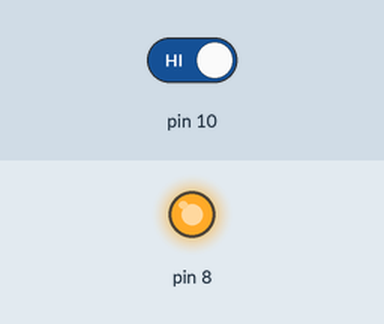
Simulated run of this sketch. Board: Arduino Uno, built with avr-gcc and run on an emulated ATmega328P. On the bench: output pins drawn as LEDs (lit = HIGH). The test bench sets the inputs (shaded band); at power-on: pin 10 HIGH.

Above: at 1.2 s.
1.3 s: pin 10 driven LOW
At 1.9 s:
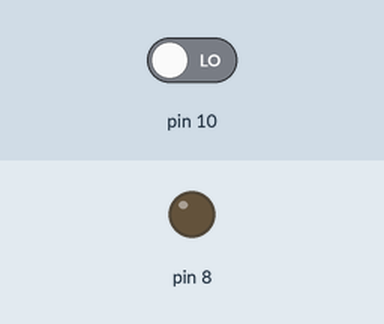
2.9 s: pin 10 driven HIGH
At 4.3 s:
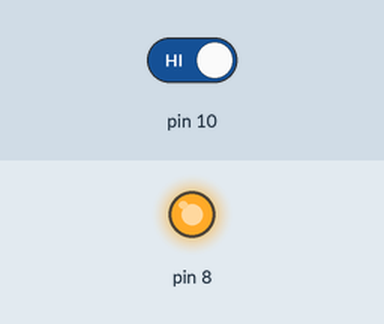
Timing chart, 0 to 5.9 s (numbered marks = the images above; inputs shaded):
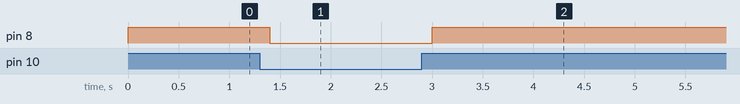

The sketch:

luz_ao_toque.ino
```cpp
// C++ code
//
int sinal = 0;

void setup()
{
  pinMode(10, INPUT);
  pinMode(8, OUTPUT);

  sinal = 0;
}

void loop()
{
  sinal = digitalRead(10);
  if (sinal == 0) {
    digitalWrite(8, LOW);
    sinal = 1;
  } else {
    digitalWrite(8, HIGH);
    sinal = 0;
  }
  delay(200); // Wait for 200 millisecond(s)
}
```

Measured:
- after the input at 1.3 s, pin 8: HIGH → LOW after 0.10 s
- after the input at 2.9 s, pin 8: LOW → HIGH after 0.10 s
